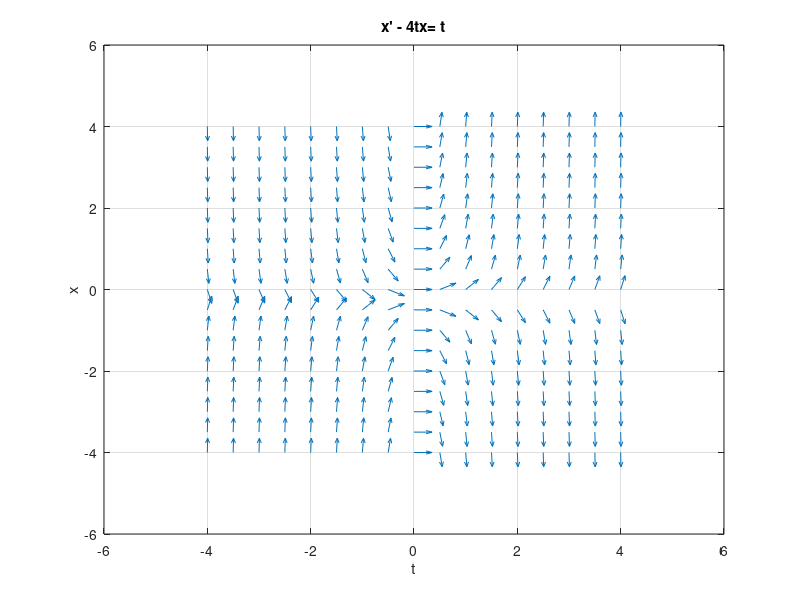

The MATLAB source for this figure:
f = @(t, x) t + 4*t.*x;

t = -4:0.5:4;
x = -4:0.5:4;

[T, X] = meshgrid(t, x);

U = ones(size(T));
V = f(T, X);

N = sqrt(U.^2 + V.^2);
U = 0.35*(U ./ N);
V = 0.35*(V ./ N);

quiver(T, X, U, V, 0.5, 'AutoScale', 'off');

grid on;

title('x'' - 4tx= t');
xlabel('t');
ylabel('x');

